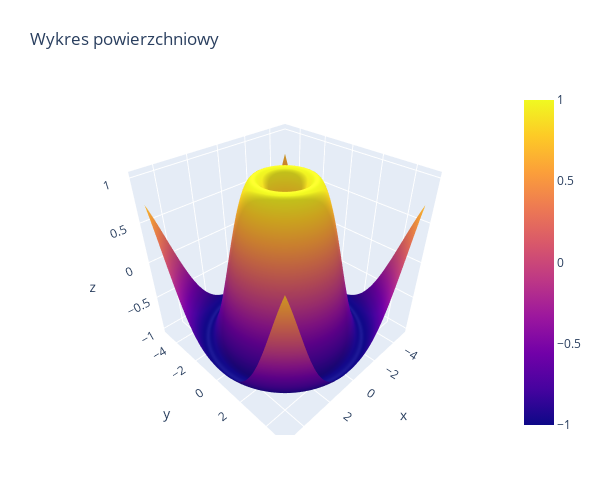

Notebook code cell kept with this figure:
### Markdown cell above
**Przykład 3.5**: Wykres powierzchniowy 3D w *plotly.graph_objects*

### Code cell
# Tworzenie wykresu powierzchniowego z wykorzystaniem poprzednich danych z wykresu 3d
fig = go.Figure(data=[go.Surface(z=z_3d, x=x_3d, y=y_3d)])
# Dostosowanie wyglądu
fig.update_layout(title='Wykres powierzchniowy', autosize=False,
                  width=600, height=500,
                  margin=dict(l=65, r=50, b=65, t=90))
# Wyświetlanie wykresu
fig.show()

### Figure 1 — Plotly figure (JSON) as saved in the notebook; plotly's stock layout.template omitted (floating-point values rounded to 4 significant figures; data arrays with more than 128 entries replaced by an {"elided": "..."} marker saying what was removed)
{"data": [{"type": "surface", "x": {"elided": "100x100 float values"}, "y": {"elided": "100x100 float values"}, "z": {"elided": "100x100 float values"}}], "layout": {"autosize": false, "height": 500, "margin": {"b": 65, "l": 65, "r": 50, "t": 90}, "title": {"text": "Wykres powierzchniowy"}, "width": 600}}
